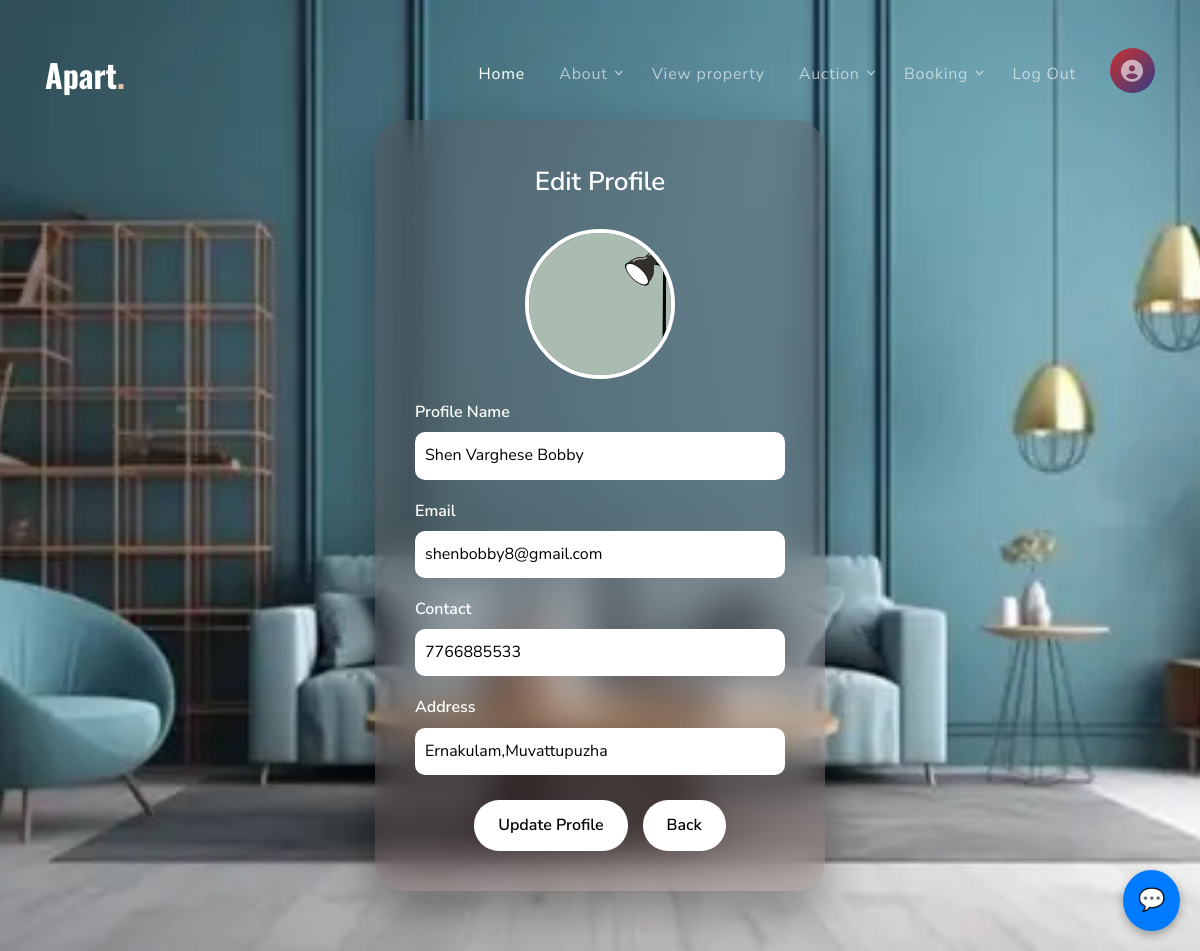
Screenshot of /User/Editprofile/ (signed in) with the database file from the repository.
### Guest/models.py (models this page shows)
class tbl_user(models.Model):
    user_name=models.CharField(max_length=30)
    user_email=models.CharField(max_length=30)
    user_contact=models.CharField(max_length=30)
    user_address=models.CharField(max_length=100)
    place=models.ForeignKey(tbl_Place,on_delete=models.CASCADE)
    user_photo=models.FileField(upload_to="Assets/User/")
    user_password=models.CharField(max_length=30)
    user_status =models.IntegerField(default=0)

### User/views.py (the view)
# urls.py: path('Editprofile/',views.Editprofile,name='Editprofile'),
def Editprofile(request):
    uid = request.session.get('uid')
    if not uid:
        return redirect('Guest:Login')
    try:
        userdata = tbl_user.objects.get(id=uid)
    except tbl_user.DoesNotExist:
        return redirect('Guest:Login')
    if request.method=='POST':
        userdata.user_name=request.POST.get('txt_username')
        userdata.user_email=request.POST.get('txt_email')
        userdata.user_contact=request.POST.get('txt_contact')
        userdata.user_address=request.POST.get('txt_address')
        userdata.save()
        return render(request,'User/Editprofile.html',{'msg':"Profile Updated"})
    else:
        return render(request,'User/Editprofile.html',{'userdata':userdata})

### User/Templates/User/Editprofile.html (shortened to what this page needs)
{% extends 'User/Header.html' %}
{% block content %}
{% load static %}
<!DOCTYPE html>
<html lang="en">
<head>
</head>
<div class="edit-wrapper">
    <form method="post">
        <div class="edit-card">
            <div class="edit-title">
                Edit Profile
            </div>
            <div class="edit-img">
                <img src="{{userdata.user_photo.url}}">
            </div>
            <div class="edit-group">
                <label>Profile Name</label>
                <input type="text" required name="txt_username" value="{{userdata.user_name}}">
            </div>
            <div class="edit-group">
                <label>Email</label>
                <input type="email" required name="txt_email" value="{{userdata.user_email}}">
            </div>
            <div class="edit-group">
                <label>Contact</label>
                <input type="text" required name="txt_contact" value="{{userdata.user_contact}}">
            </div>
            <div class="edit-group">
                <label>Address</label>
                <input type="text" name="txt_address" value="{{userdata.user_address}}">
            </div>
            <div class="edit-buttons">
                <button type="submit" class="edit-btn">
                    Update Profile
                </button>
                <a href="{% url 'User:Myprofile'%}" class="back-btn">
                    Back
                </a>
            </div>
        </div>
    </form>
</div>
{% endblock content %}

### Guest/static/Main/css/style.css (style rules this page uses)
body { line-height: 1.7; font-weight: 400; font-size: 1rem; color: #333; font-family: "Nunito Sans", -apple-system, BlinkMacSystemFont, "Segoe UI", Roboto, "Helvetica Neue", Arial, sans-serif, "Apple Color Emoji", "Segoe UI Emoji", "Segoe UI Symbol", "Noto Color Emoji"; }
a { -webkit-transition: .3s all ease; -o-transition: .3s all ease; transition: .3s all ease; }

### rows the page displays
tbl_user: user_photo (picture), txt_username "Shen Varghese Bobby", txt_email "shenbobby8@gmail.com", txt_contact "7766885533", txt_address "Ernakulam,Muvattupuzha"
